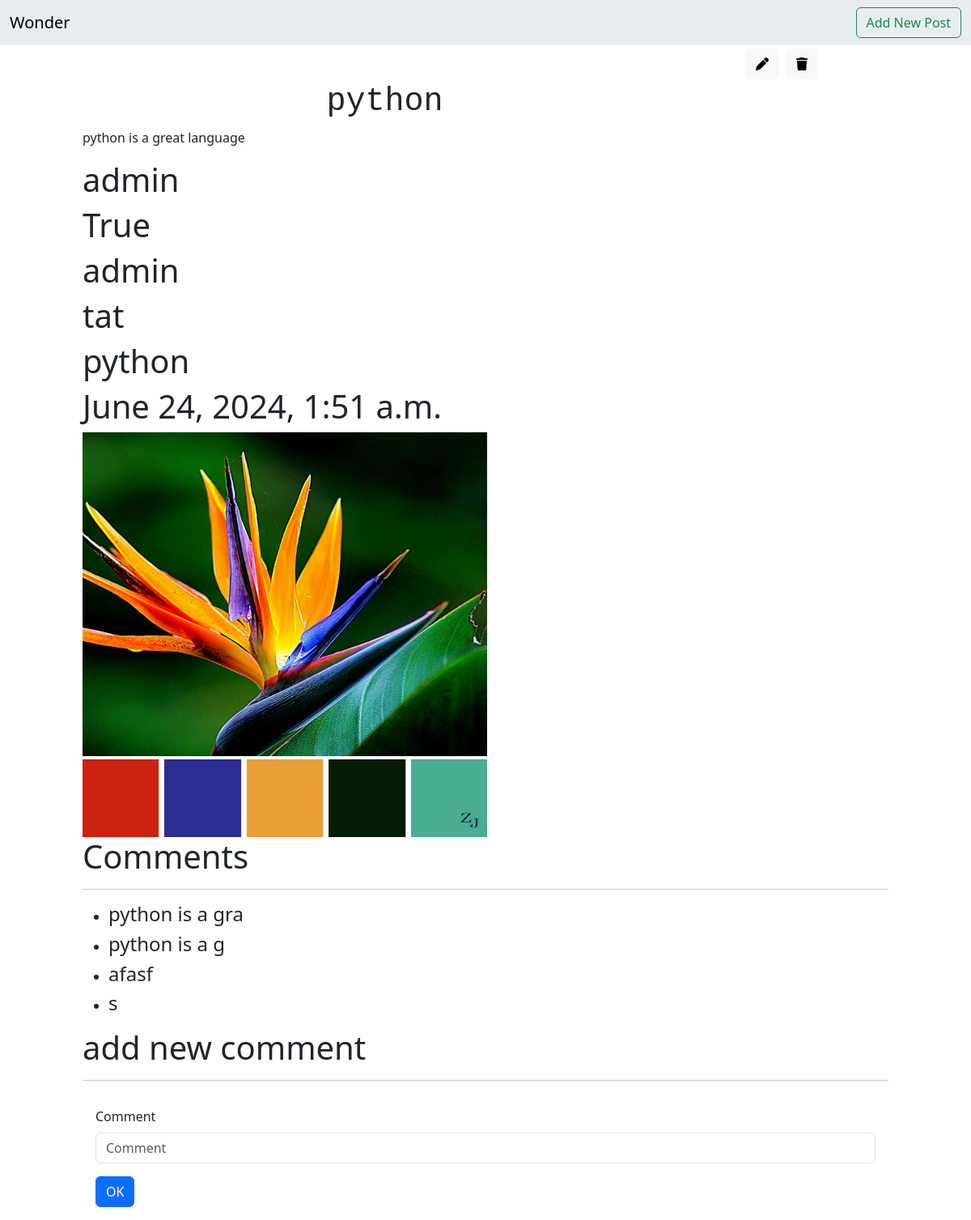
The page /DJblog/2 on the database as committed earlier.
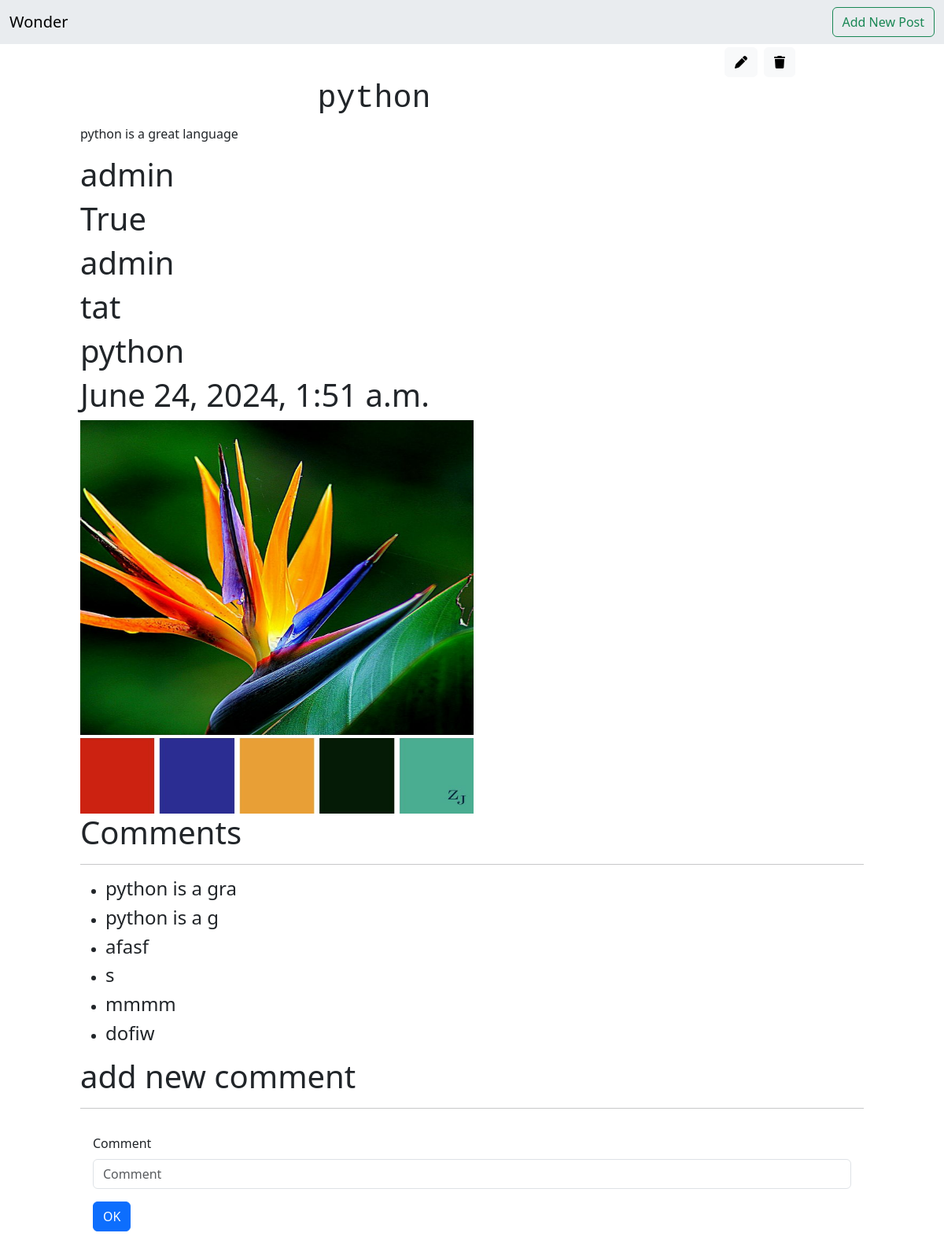
The same page on the database as committed later.
### DJblog/models.py (models this page shows, shortened)
class Comment(models.Model):
    comment = models.CharField(max_length=200)
    post = models.ForeignKey(Post,related_name='comment_post',on_delete=models.CASCADE)
    comment_writer = models.ForeignKey(User,related_name='comment_writer',on_delete=models.CASCADE)
    created_at = models.DateTimeField(default=timezone.now)

### DJblog/views.py (the view)
# urls.py: path('<int:post_id>',post_detail),
def post_detail(request,post_id):
    post = Post.objects.get(id=post_id)
    post_comments = Comment.objects.filter(post=post)
    if request.method == 'POST':
        form = CommentForm(request.POST)
        if form.is_valid():
            myform = form.save(commit=False)
            myform.comment_writer = request.user
            myform.post = post
            myform = form.save()
            form = CommentForm()
    else:
        form = CommentForm()
    return render(request,'post_detail.html',{'post':post,'post_comments':post_comments,'form':form})

### DJblog/forms.py
class CommentForm(forms.ModelForm):
    class Meta :
        model = Comment
        fields = ['comment']

### DJblog/templates/post_detail.html (shortened to what this page needs)
{% load django_bootstrap5 %}
{% load static %}
<!doctype html>
<html lang="en">
  <head>
    <link href="https://cdn.jsdelivr.net/npm/bootstrap@5.3.3/dist/css/bootstrap.min.css" rel="stylesheet">
    <link href="{% static 'fontawesomefree/css/fontawesome.css' %}" rel="stylesheet" type="text/css">
    <link href="{% static 'fontawesomefree/css/brands.css' %}" rel="stylesheet" type="text/css">
    <link href="{% static 'fontawesomefree/css/solid.css' %}" rel="stylesheet" type="text/css">
  </head>
  <body>
    <nav class="navbar bg-body-secondary">
        <div class="container-fluid">
          <a href='/DJblog/' class="navbar-brand">Wonder</a>
          <form class="d-flex" role="search">
            <a href='/DJblog/new' class="btn btn-outline-success">Add New Post</a>
          </form>
        </div>
      </nav>
      <div class='row d-flex justify-content-center'>
        <div class='col-lg-10'>
        <div class='col-lg-11 d-flex justify-content-end'>
            <a href='/DJblog/{{post.id}}/edit' class="btn btn-light m-1"><i class="fa-solid fa-pen"></i></a>
            <a href='/DJblog/{{post.id}}/delete' class="btn btn-light m-1 " ><i class="fa-solid fa-trash"></i></a>
        </div>
  <div class='col-lg-9'>
    <h1 class="d-flex justify-content-center font-monospace ">{{post.title}}</h1>
    <p>{{post.content}}</p>
    <h1>{{post.writer}}</h1>
    <h1>{{post.drafted}}</h1>
    <h1>{{post.writer}}</h1>
    {% for tag in post.tags.all %}
        <h1>{{tag}}</h1>
    {% endfor %}
    <h1>{{post.created_at}}</h1>
        <img src="{{post.image.url}}" enctype='multipart/form-data' style="width: 500px;height:500px;">
</div>
        <h1>Comments</h1>
        <hr>
        <ul>
        {% for comment in post_comments %}
            <li>
                <h4>{{comment.comment}}</h4>
            </li>
        {% endfor %}
        </ul>
        <h1>add new comment</h1>
        <hr>
        <form method="post" enctype="multipart/form-data" class="mx-3 py-3">
            {% bootstrap_form form %}
            {% bootstrap_button button_type="submit" content="OK" %}
        </form>
        </div>
    </div>
  </body>
</html>

Rows that differ between the two databases and show on the page:
added Comment: comment "mmmm"
added Comment: comment "dofiw"
